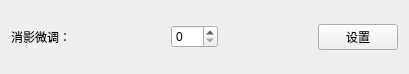
<?xml version="1.0" encoding="UTF-8"?>
<ui version="4.0">
 <class>MOS5957config</class>
 <widget class="QWidget" name="MOS5957config">
  <property name="geometry">
   <rect>
    <x>0</x>
    <y>0</y>
    <width>407</width>
    <height>74</height>
   </rect>
  </property>
  <property name="windowTitle">
   <string>5957行管设置</string>
  </property>
  <layout class="QVBoxLayout" name="verticalLayout">
   <item>
    <layout class="QHBoxLayout" name="horizontalLayout_2" stretch="1,0">
     <property name="spacing">
      <number>100</number>
     </property>
     <item>
      <layout class="QHBoxLayout" name="horizontalLayout">
       <item>
        <widget class="QLabel" name="label">
         <property name="text">
          <string>消影微调：</string>
         </property>
        </widget>
       </item>
       <item>
        <widget class="QSpinBox" name="spinBox">
         <property name="maximum">
          <number>255</number>
         </property>
        </widget>
       </item>
      </layout>
     </item>
     <item>
      <widget class="QPushButton" name="pushButton">
       <property name="text">
        <string>    设置    </string>
       </property>
      </widget>
     </item>
    </layout>
   </item>
  </layout>
 </widget>
 <resources/>
 <connections/>
</ui>
